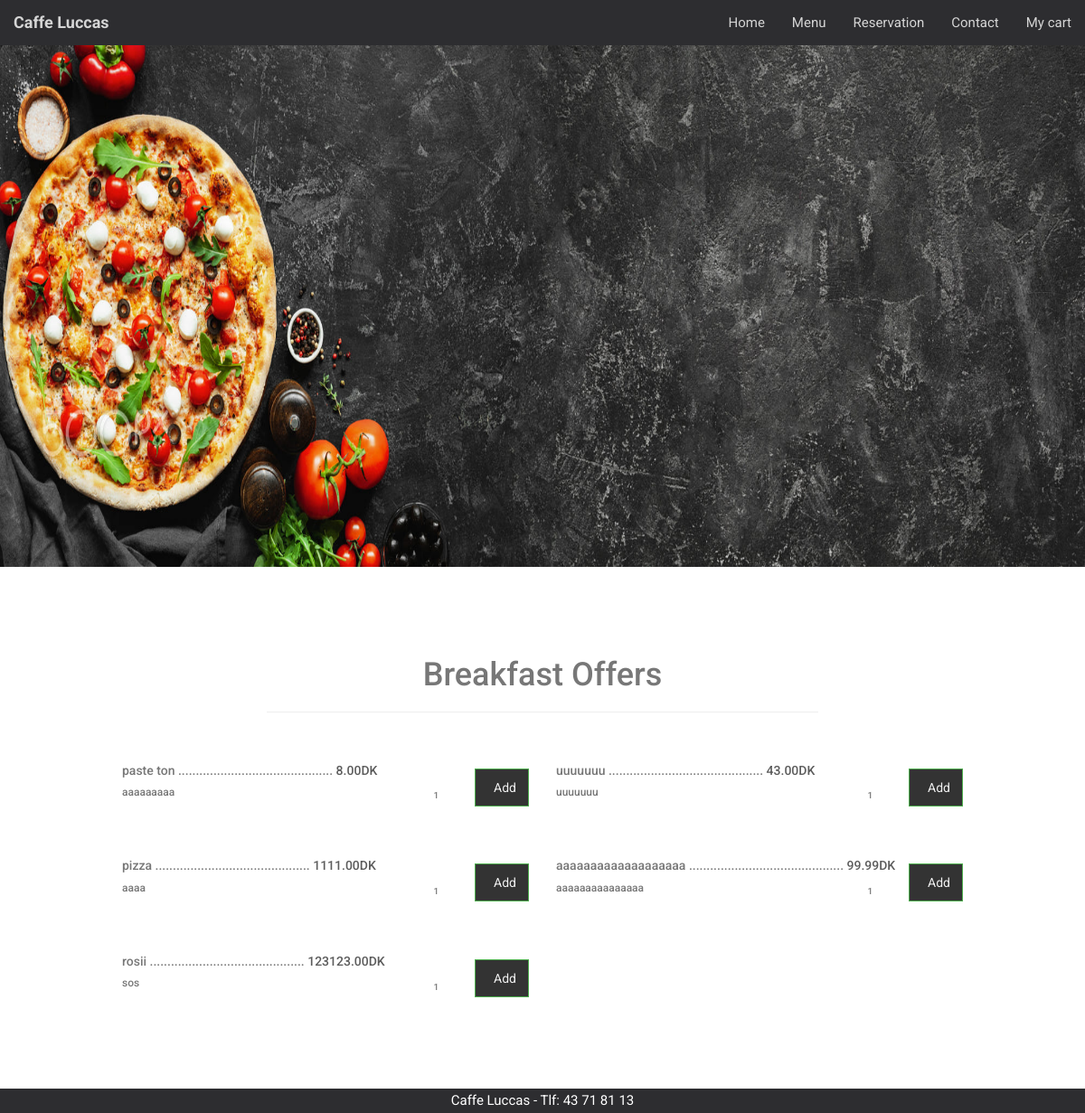
The page / on the database its author committed.
### tables this page shows
CREATE TABLE `offers` (
  `id` int(10) UNSIGNED NOT NULL,
  `title` varchar(150) NOT NULL,
  `description` text NOT NULL,
  `price` decimal(10,2) NOT NULL,
  `image_name` varchar(300) NOT NULL,
  `active` varchar(100) NOT NULL
);

### index.php (the view, shortened to what this page needs)
<?php include('frontend-partials/menu.php');?>
<div style="height: 50%">
<br>
<div id="myCarousel" class=".carousel-fade" data-ride="carousel">
    <div class="carousel-inner" role="listbox">
      <div class="item active">
        <img src="images/banner-pizza.jpg" alt="Pasta" style="height:600px; width:100%;">
        <div class="carousel-caption">
        </div>
      </div>
    </div>
</div>
</div>
<section id="menu" class="parallax-section">
	<div class="container">
		<div class="row">
			<div class="col-md-offset-2 col-md-8 col-sm-12 text-center">
				<h1 class="heading">Breakfast Offers</h1>
				<hr>
			</div>
            <?php
            $query2 = "SELECT * FROM offers WHERE active='Yes' LIMIT 13";
            $result2 = mysqli_query($connection, $query2);
            $count2 = mysqli_num_rows($result2);
            if($count2>0)
            {
                while($row=mysqli_fetch_assoc($result2))
                {
                    $title = $row['title'];
                    $price = $row['price'];
                    $description = $row['description'];
                    ?>
                      <div class="col-md-6 col-sm-6">
                            <br>
                            <form method="post" >
                                  <div>
                                  <h5><?php echo $title; ?> ............................................ <span><?php echo $price; ?>DK</span>
                                    <input type="submit" name="add_to_cart" style="margin-top:5px; float:right" class="btn btn-success" value="Add" /></h5>
				                            <h6><?php echo $description; ?><input type="number" name="qty" class="input-responsive" style="width: 50px; line-height: 1; float:right" value="1" required></h6>
                                  </div>
                          </form>
                        </div>
                    <?php
                }
            }
            else
            {
                echo "<div class='red'>Offer not available.</div>";
            }
            ?>
        </div>
		</div>
    </section>
    <?php include('frontend-partials/footer.php');?>

### frontend-partials/menu.php (shortened to what this page needs)
<!DOCTYPE html>
<html lang="en">
<head>
    <link rel="stylesheet" href="css/style.css">
    <link rel="stylesheet" href="https://maxcdn.bootstrapcdn.com/bootstrap/3.4.1/css/bootstrap.min.css">
</head>
<body id="myPage" data-spy="scroll" data-target=".navbar" data-offset="50">
    <nav class="navbar navbar-default navbar-fixed-top">
  <div class="container-fluid">
    <div class="navbar-header">
    <strong> <a class="navbar-brand" href="#myPage">Caffe Luccas</a></strong>
    </div>
    <div class="collapse navbar-collapse" id="myNavbar">
      <ul class="nav navbar-nav navbar-right">
        <li><a href="<?php echo SITEURL; ?>">Home</a></li>
        <li><a href="<?php echo SITEURL; ?>categories.php">Menu</a></li>
        <li><a href="<?php echo SITEURL; ?>reservation.php">Reservation</a></li>
        <li><a href="<?php echo SITEURL; ?>contact.php">Contact</a></li>
        <li><a href="<?php echo SITEURL; ?>order-details.php">My cart</a></li>
      </ul>
    </div>
  </div>
</nav>

### frontend-partials/footer.php
<footer class="text-center text-white fixed-bottom" style="background-color: #2d2d30;">
  <div class="text-center p-4">
   Caffe Luccas - Tlf: 43 71 81 13
  </div>
</footer>
</body>
</html>

### css/style.css (style rules this page uses)
* { margin: 0 0; padding: 0 0; font-family: 'Roboto', sans-serif; }
.container { width: 80%; margin: 0 auto; padding: 1%; }
.text-center { text-align: center; }
.text-white { color: white; }
a { color: #ff6b81; text-decoration: none; }
.btn { padding: 1%; border: none; font-size: 1rem; border-radius: 5px; width: 60px; }
.input-responsive { width: 96%; padding: 1%; margin-bottom: 3%; border: none; border-radius: 5px; font-size: 1rem; }
#menu span { color: #5C5C5C; }

### frontend-partials/menu.php (style rules this page uses)
body { font: 400 15px/1.8 'Roboto', sans-serif; color: #777; }
.container { padding: 80px 120px; }
.carousel-inner img { width:50%; height:80%; }
.btn { padding: 10px 20px; background-color: #333; color: #f1f1f1; border-radius: 0; transition: .2s; }
.navbar { font-family: 'Roboto', sans-serif; margin-bottom: 0; background-color: #2d2d30; border: 0; font-size: 15px !important; }
.navbar li a, .navbar .navbar-brand { color: #d5d5d5 !important; }

### rows shown on the page
offers: title "paste ton", price "8.00", description "aaaaaaaaa"
offers: title "uuuuuuu", price "43.00", description "uuuuuuu"
offers: title "pizza", price "1111.00", description "aaaa"
offers: title "aaaaaaaaaaaaaaaaaaa", price "99.99", description "aaaaaaaaaaaaaaa"
offers: title "rosii", price "123123.00", description "sos"
